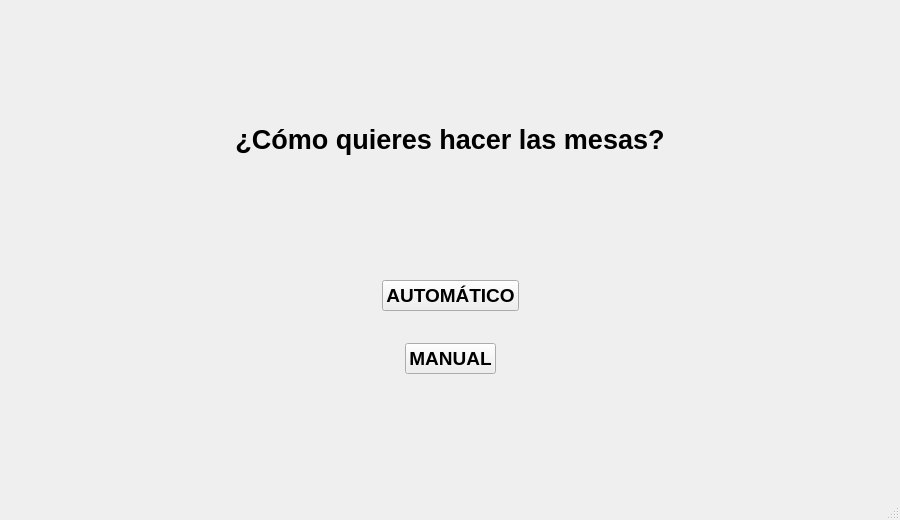
<?xml version="1.0" encoding="UTF-8"?>
<ui version="4.0">
 <class>EmergenteMesas</class>
 <widget class="QMainWindow" name="EmergenteMesas">
  <property name="geometry">
   <rect>
    <x>0</x>
    <y>0</y>
    <width>900</width>
    <height>520</height>
   </rect>
  </property>
  <property name="windowTitle">
   <string>Emergente mesas</string>
  </property>
  <widget class="QWidget" name="centralwidget">
   <layout class="QVBoxLayout" name="root">
    <property name="spacing">
     <number>24</number>
    </property>
    <property name="leftMargin">
     <number>40</number>
    </property>
    <property name="topMargin">
     <number>24</number>
    </property>
    <property name="rightMargin">
     <number>40</number>
    </property>
    <property name="bottomMargin">
     <number>24</number>
    </property>
    <item>
     <spacer name="topSpace">
      <property name="orientation">
       <enum>Qt::Vertical</enum>
      </property>
      <property name="sizeHint" stdset="0">
       <size>
        <width>20</width>
        <height>10</height>
       </size>
      </property>
     </spacer>
    </item>
    <item>
     <widget class="QLabel" name="lblTitulo">
      <property name="font">
       <font>
        <pointsize>20</pointsize>
        <weight>75</weight>
        <bold>true</bold>
       </font>
      </property>
      <property name="text">
       <string>¿Cómo quieres hacer las mesas?</string>
      </property>
      <property name="alignment">
       <set>Qt::AlignCenter</set>
      </property>
     </widget>
    </item>
    <item>
     <spacer name="spaceAfterTitle">
      <property name="orientation">
       <enum>Qt::Vertical</enum>
      </property>
      <property name="sizeHint" stdset="0">
       <size>
        <width>20</width>
        <height>10</height>
       </size>
      </property>
     </spacer>
    </item>
    <item>
     <layout class="QVBoxLayout" name="buttonsLayout">
      <property name="spacing">
       <number>32</number>
      </property>
      <property name="leftMargin">
       <number>0</number>
      </property>
      <property name="topMargin">
       <number>0</number>
      </property>
      <property name="rightMargin">
       <number>0</number>
      </property>
      <property name="bottomMargin">
       <number>0</number>
      </property>
      <item>
       <layout class="QHBoxLayout" name="horizontalLayout_2">
        <item>
         <spacer name="autoLeft">
          <property name="orientation">
           <enum>Qt::Horizontal</enum>
          </property>
          <property name="sizeHint" stdset="0">
           <size>
            <width>40</width>
            <height>20</height>
           </size>
          </property>
         </spacer>
        </item>
        <item>
         <widget class="QPushButton" name="btnAutomatico">
          <property name="font">
           <font>
            <pointsize>14</pointsize>
            <weight>75</weight>
            <bold>true</bold>
           </font>
          </property>
          <property name="text">
           <string>AUTOMÁTICO</string>
          </property>
         </widget>
        </item>
        <item>
         <spacer name="autoRight">
          <property name="orientation">
           <enum>Qt::Horizontal</enum>
          </property>
          <property name="sizeHint" stdset="0">
           <size>
            <width>40</width>
            <height>20</height>
           </size>
          </property>
         </spacer>
        </item>
       </layout>
      </item>
      <item>
       <layout class="QHBoxLayout" name="horizontalLayout_3">
        <item>
         <spacer name="manualLeft">
          <property name="orientation">
           <enum>Qt::Horizontal</enum>
          </property>
          <property name="sizeHint" stdset="0">
           <size>
            <width>40</width>
            <height>20</height>
           </size>
          </property>
         </spacer>
        </item>
        <item>
         <widget class="QPushButton" name="btnManual">
          <property name="font">
           <font>
            <pointsize>14</pointsize>
            <weight>75</weight>
            <bold>true</bold>
           </font>
          </property>
          <property name="text">
           <string>MANUAL</string>
          </property>
         </widget>
        </item>
        <item>
         <spacer name="manualRight">
          <property name="orientation">
           <enum>Qt::Horizontal</enum>
          </property>
          <property name="sizeHint" stdset="0">
           <size>
            <width>40</width>
            <height>20</height>
           </size>
          </property>
         </spacer>
        </item>
       </layout>
      </item>
     </layout>
    </item>
    <item>
     <spacer name="bottomSpace">
      <property name="orientation">
       <enum>Qt::Vertical</enum>
      </property>
      <property name="sizeHint" stdset="0">
       <size>
        <width>20</width>
        <height>10</height>
       </size>
      </property>
     </spacer>
    </item>
   </layout>
  </widget>
  <widget class="QMenuBar" name="menubar">
   <property name="geometry">
    <rect>
     <x>0</x>
     <y>0</y>
     <width>900</width>
     <height>21</height>
    </rect>
   </property>
  </widget>
  <widget class="QStatusBar" name="statusbar"/>
 </widget>
 <resources/>
 <connections/>
</ui>
